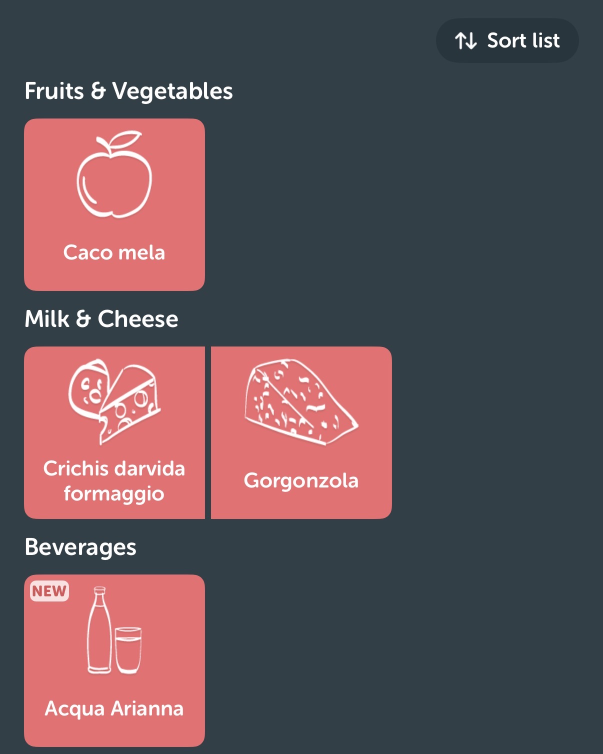
#> input picture example/IMG_5071.jpg, 1206 x 1508 px (shown at 1/2 size)
$ python -i generate-grocery-icons-from-photos.py   (imports and definitions only)
#> lines starting #> are read from the running program, lines starting #| are printed output that depends on the picture; after the words box and inside, x2 and y2 are one past the last pixel; in counts of white or black regions, pixels touching at a corner belong together
#> further down, picture is the input picture: PIL image 1206x1508 RGB; mean R, G, B 99.6, 81, 87.1
#!/usr/bin/env python3

import argparse
import csv
from pathlib import Path

import numpy as np
from PIL import Image, ImageEnhance, ImageFilter, ImageOps


# [14 lines left out: functions slugify, find_ref_image, not called in this run]


def build_mask_rgba(img: Image.Image) -> np.ndarray:
    rgba = img.convert("RGBA")
    arr = np.array(rgba, dtype=np.uint8)
    rgb = arr[:, :, :3].astype(np.int16)
    alpha = arr[:, :, 3].astype(np.uint8)
#> alpha: shape (1508, 1206); every value is 255

    # If image already has transparency, trust it.
    if np.mean(alpha) < 250:
        return alpha > 20

    h, w = rgb.shape[:2]
#> h = 1508; w = 1206
    corners = np.array(
        [
            rgb[0, 0],
            rgb[0, w - 1],
            rgb[h - 1, 0],
            rgb[h - 1, w - 1],
        ],
        dtype=np.int16,
    )
#> corners = [[50, 63, 71], [50, 63, 71], [50, 63, 71], [50, 63, 71]]
    bg = np.mean(corners, axis=0)
#> bg = [50, 63, 71]
    dist = np.sqrt(np.sum((rgb - bg) ** 2, axis=2))

    # Foreground when color differs from corner-estimated background.
    mask = dist > 28
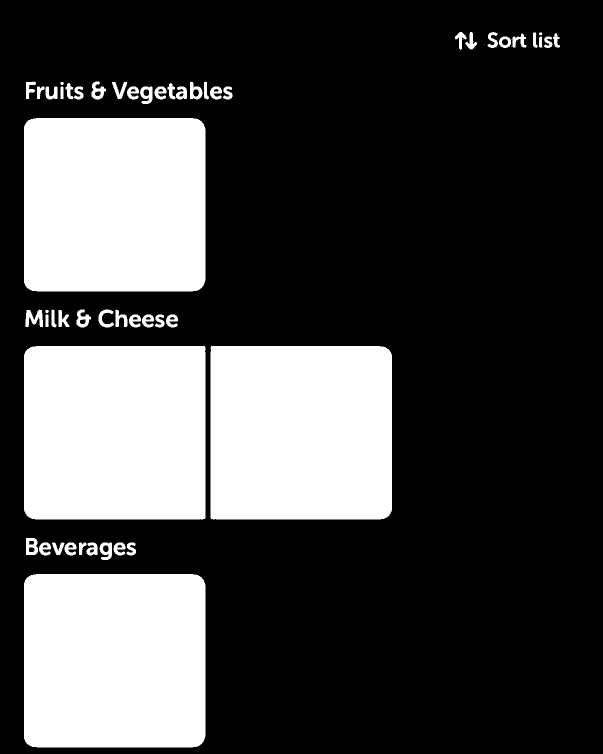
#> mask: shape (1508, 1206) bool (shown at 1/2 size); 28.6% white; 69 white regions (16 under 20 px), largest, box (x1, y1, x2, y2) and area: (48, 692, 411, 1039) 125705, (421, 692, 784, 1039) 125701, (48, 236, 411, 583) 125418
    return mask


def stylize_icon(src: Image.Image, out_size: int = 128) -> Image.Image:
    src = src.convert("RGBA")
    mask_np = build_mask_rgba(src)

    alpha = Image.fromarray((mask_np * 255).astype(np.uint8), mode="L")
    alpha = alpha.filter(ImageFilter.MedianFilter(size=5))
#> alpha: PIL image 1206x1508 L; 28.5% white; 45 white regions, largest, box (x1, y1, x2, y2) and area: (48, 692, 411, 1039) 125702, (421, 692, 784, 1039) 125697, (48, 236, 411, 583) 125411
    alpha = alpha.filter(ImageFilter.MaxFilter(size=5))
#> alpha: PIL image 1206x1508 L; 29.9% white; 21 white regions, largest, box (x1, y1, x2, y2) and area: (46, 690, 413, 1041) 128561, (419, 690, 786, 1041) 128557, (46, 234, 413, 585) 128267
    alpha = alpha.filter(ImageFilter.GaussianBlur(radius=1.2))
    alpha = alpha.point(lambda p: 255 if p > 80 else 0)
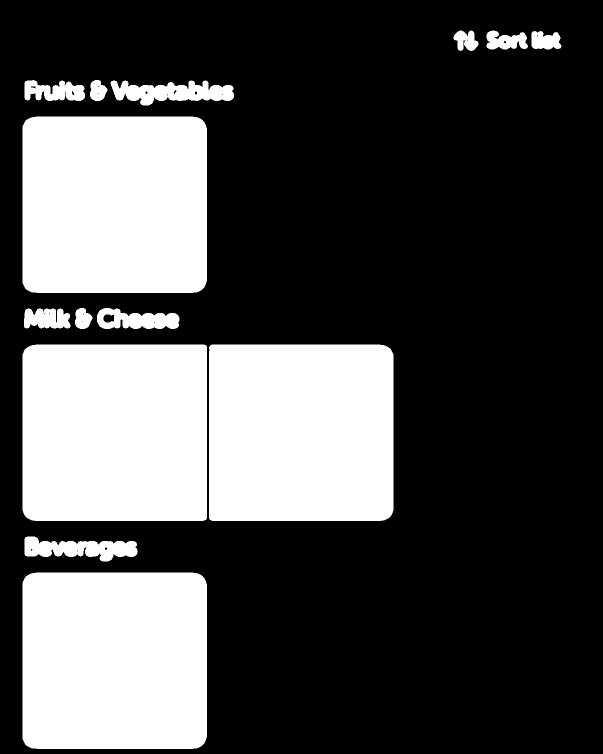
#> alpha: PIL image 1206x1508 L (shown at 1/2 size); 30.4% white; 14 white regions, largest, box (x1, y1, x2, y2) and area: (45, 689, 414, 1042) 129939, (418, 689, 787, 1042) 129931, (45, 233, 414, 586) 129605

    # Crop tightly to foreground.
    bbox = alpha.getbbox()
#> bbox = (45, 61, 1123, 1498)
    if not bbox:
        bbox = (0, 0, src.width, src.height)

    crop = src.crop(bbox).convert("RGBA")
    crop_alpha = alpha.crop(bbox)
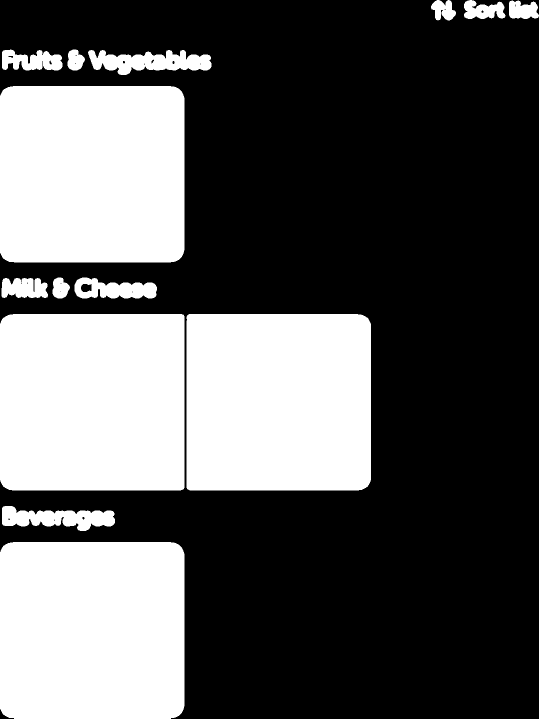
#> crop_alpha: PIL image 1078x1437 L (shown at 1/2 size); 35.7% white; 14 white regions, largest, box (x1, y1, x2, y2) and area: (0, 628, 369, 981) 129939, (373, 628, 742, 981) 129931, (0, 172, 369, 525) 129605
    crop.putalpha(crop_alpha)

    # Color treatment: closer to illustrated icons while preserving shape.
    base = ImageEnhance.Color(crop).enhance(1.35)
    base = ImageEnhance.Contrast(base).enhance(1.15)
    base = ImageEnhance.Sharpness(base).enhance(1.2)

    # Build sketch-like edges from luminance.
    gray = ImageOps.grayscale(base)
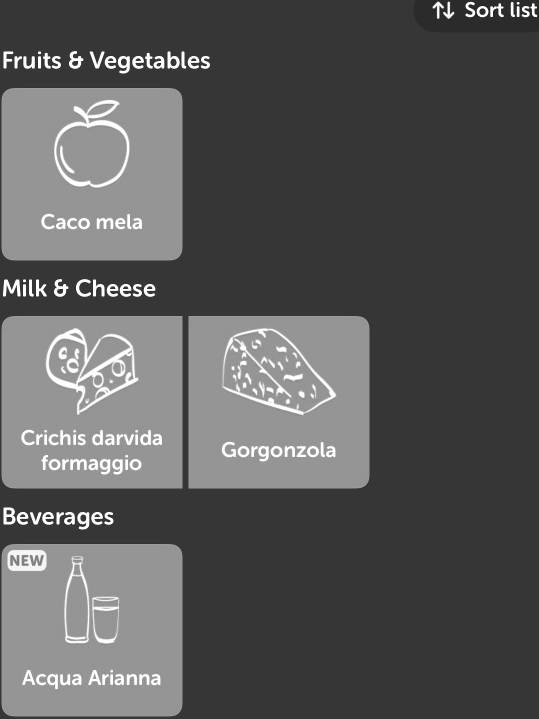
#> gray: PIL image 1078x1437 L (shown at 1/2 size); min 25, max 255, mean 88.9
    edges = gray.filter(ImageFilter.FIND_EDGES)
    edges = ImageOps.invert(edges)
    edges = ImageEnhance.Contrast(edges).enhance(2.1)
    edges = edges.point(lambda p: 255 if p > 210 else 0)
#> edges: PIL image 1078x1437 L; 96.9% white; black in thin lines or dots

    # Compose on transparent canvas.
    canvas = Image.new("RGBA", (out_size, out_size), (0, 0, 0, 0))
#> canvas: PIL image 128x128 RGBA; every value is 0
    inset = int(out_size * 0.07)
    max_w = out_size - inset * 2
    max_h = out_size - inset * 2
    scale = min(max_w / base.width, max_h / base.height)
#> scale = 0.0779
    new_w = max(1, int(base.width * scale))
#> new_w = 84
    new_h = max(1, int(base.height * scale))
#> new_h = 112
    base = base.resize((new_w, new_h), Image.Resampling.LANCZOS)
#> base: PIL image 84x112 RGBA
    edges = edges.resize((new_w, new_h), Image.Resampling.LANCZOS)
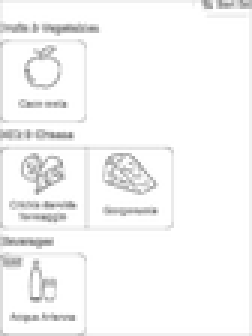
#> edges: PIL image 84x112 L (shown 3 times larger); min 128, max 255, mean 246.7

    x = (out_size - new_w) // 2
#> x = 22
    y = (out_size - new_h) // 2
#> y = 8
    canvas.alpha_composite(base, (x, y))
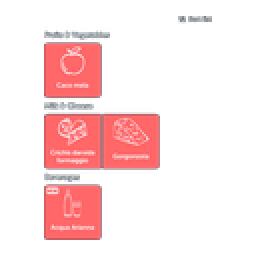
#> canvas: PIL image 128x128 RGBA (shown 2 times larger); mean R, G, B, A 53, 26.4, 27, 52.2; transparent parts drawn white

    # Bold outer contour from alpha.
    a = canvas.split()[3]
    dilated = a.filter(ImageFilter.MaxFilter(size=7))
    outline = ImageChopsSubtract(dilated, a)
    contour = Image.new("RGBA", (out_size, out_size), (0, 0, 0, 0))
    contour.putalpha(outline)
    contour = ImageOps.colorize(contour.split()[3], black=(0, 0, 0), white=(38, 27, 21)).convert("RGBA")
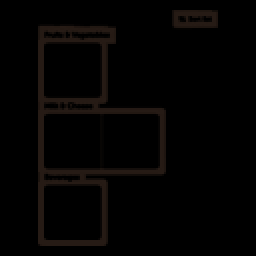
#> contour: PIL image 128x128 RGBA (shown 2 times larger); mean R, G, B, A 3.7, 2.6, 2, 255
    canvas.alpha_composite(contour)

    # Inner sketch lines masked to object.
    edge_rgba = Image.new("RGBA", (out_size, out_size), (0, 0, 0, 0))
#> (the run stopped early here; a loop or call above may not have finished)
